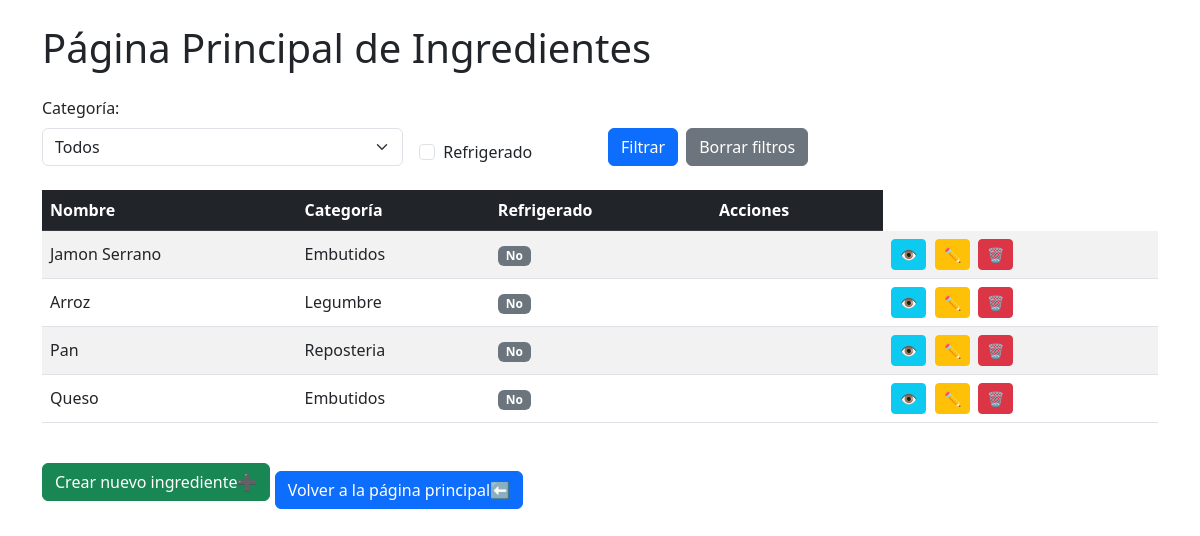
The page /ingredientes on the database as committed earlier.
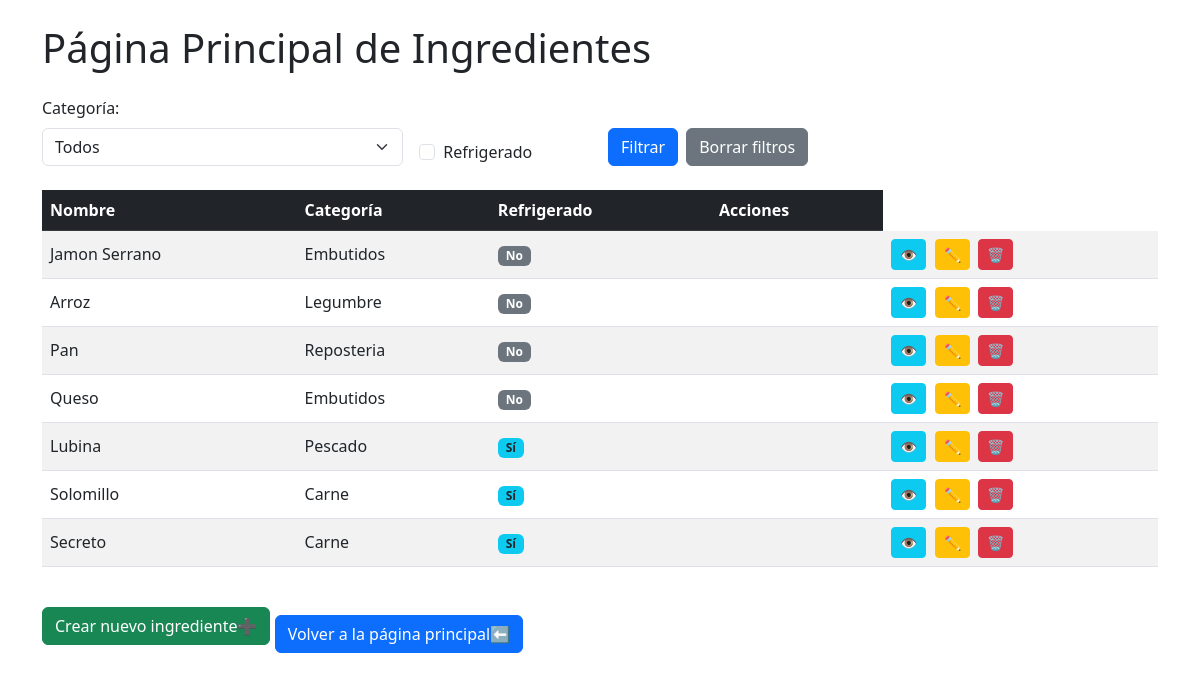
The same page on the database as committed later.
### recetasapp/models.py (models this page shows, shortened)
class Ingredientes(models.Model):
    nombre = models.CharField(max_length=50, validators=[validate_nombre])
    categoria = models.ForeignKey('CategoriaIngrediente', on_delete=models.CASCADE)
    refrigerado = models.BooleanField(default=False)

class CategoriaIngrediente(models.Model):
    nombre = models.CharField(max_length=50)

### recetasapp/views.py (the view)
# urls.py: path('ingredientes', views.ingredientes_lista, name='ingredientes_lista'),
def ingredientes_lista(request):
    ingredientes = Ingredientes.objects.all()
    categorias = CategoriaIngrediente.objects.all()
    categoria_filtro = request.GET.get('categoria')
    if categoria_filtro:
        ingredientes = ingredientes.filter(categoria=categoria_filtro)
    refrigerado_filtro = request.GET.get('refrigerado')
    if refrigerado_filtro:
        ingredientes = ingredientes.filter(refrigerado=True)
    contexto = {'ingredientes': ingredientes, 'categorias':categorias}
    return render(request, 'recetasapp/ingredientes_lista.html', contexto)

### recetasapp/templates/recetasapp/ingredientes_lista.html (shortened to what this page needs)
{% extends 'recetasapp/base.html' %}
{% block content %}
<div class="container mt-4">
    <h1 class="mb-4">Página Principal de Ingredientes</h1>
    <form class="row g-3 mb-4" action="" method="get">
        <div class="col-md-4">
            <label for="categoria" class="form-label">Categoría:</label>
            <select name="categoria" id="categoria" class="form-select">
                <option value="">Todos</option>
            </select>
        </div>
        <div class="col-md-2 d-flex align-items-end">
            <div class="form-check">
                <input type="checkbox" id="refrigerado" name="refrigerado" value="1" class="form-check-input"
                    {% if request.GET.refrigerado == "1" %}checked{% endif %}>
                <label class="form-check-label" for="refrigerado">Refrigerado</label>
            </div>
        </div>
        <div class="col-md-6 d-flex align-items-end">
            <button type="submit" class="btn btn-primary me-2">Filtrar</button>
            <a href="{% url 'ingredientes_lista' %}" class="btn btn-secondary">Borrar filtros</a>
        </div>
    </form>
    <div class="table-responsive">
        <table class="table table-striped table-hover align-middle">
            <thead class="table-dark">
                <tr>
                    <th>Nombre</th>
                    <th>Categoría</th>
                    <th>Refrigerado</th>
                    <th>Acciones</th>
                </tr>
            </thead>
            <tbody>
                {% for ingrediente in ingredientes %}
                    <tr>
                        <td>{{ ingrediente.nombre }}</td>
                        <td>{{ ingrediente.categoria.nombre }}</td>
                        <td>
                            {% if ingrediente.refrigerado %}
                                <span class="badge bg-info text-dark">Sí</span>
                            {% else %}
                                <span class="badge bg-secondary">No</span>
                            {% endif %}
                        </td>
                        <td>
                        <td>
                            <a href="{% url 'ingrediente_detalle' ingrediente.id %}" class="btn btn-info btn-sm me-1">👁️</a>
                            <a href="{% url 'ingrediente_editar' ingrediente.id %}" class="btn btn-warning btn-sm me-1">✏️</a>
                            <a href="{% url 'ingrediente_eliminar' ingrediente.id %}" class="btn btn-danger btn-sm">🗑️</a>
                        </td>
                        </td>
                    </tr>
                {% empty %}
                    <tr>
                        <td colspan="4" class="text-center">No hay ingredientes aún</td>
                    </tr>
                {% endfor %}
            </tbody>
        </table>
    </div>
    <div class="mt-3">
        <a href="{% url 'ingrediente_crear' %}" class="btn btn-success">
            Crear nuevo ingrediente➕
        </a>
        <a href="{% url 'inicio' %}" class="btn btn-primary mt-3">
        Volver a la página principal⬅️
        </a>
    </div>
</div>
{% endblock %}

### recetasapp/templates/recetasapp/base.html (shortened to what this page needs)
<!DOCTYPE html>
<html lang="es">
<head>
    <link href="https://cdn.jsdelivr.net/npm/bootstrap@5.3.0/dist/css/bootstrap.min.css" rel="stylesheet">
</head>
<body>
    {% block content %}
    {% endblock %}
</body>
</html>

Rows that differ between the two databases and show on the page:
added Ingredientes: nombre "Lubina", categoria.nombre "Pescado", refrigerado "Sí"
added Ingredientes: nombre "Solomillo", categoria.nombre "Carne", refrigerado "Sí"
added Ingredientes: nombre "Secreto", categoria.nombre "Carne", refrigerado "Sí"
